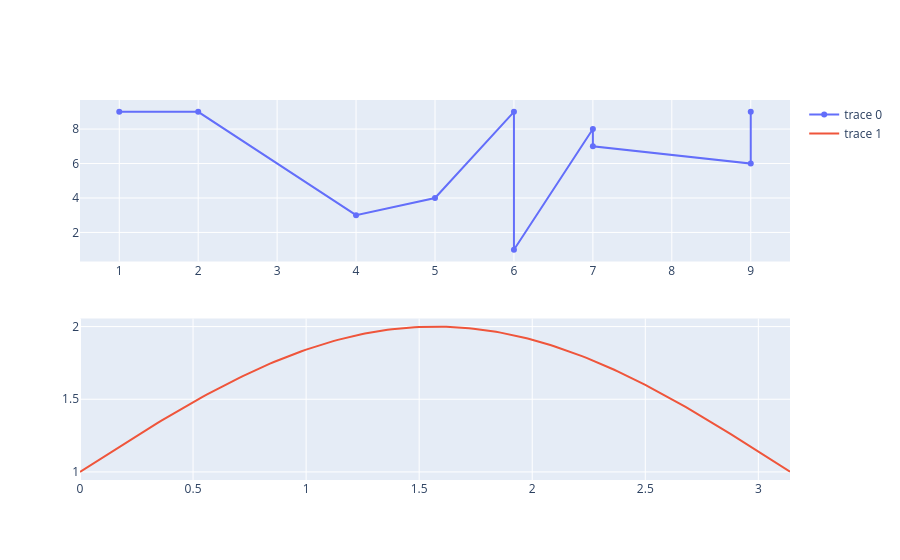

This figure's notebook cell:
### Code cell
#在多个字画布中画图形：
from plotly.subplots import make_subplots
fig = make_subplots(rows=2, cols=1)
arr = np.column_stack((np.random.randint(1,10,10),np.random.randint(1,10,10) ))
arr = arr[np.argsort(arr[:,0])]

fig.add_trace(go.Scatter(x=arr[:,0] ,y=arr[:,1] ),row=1,col=1)
x = np.arange(0,np.pi,0.02)
y = np.sin(x)+1
fig.add_trace(go.Scatter(x=x,y=y),row=2,col=1)

### Figure 1 — Plotly figure (JSON) as saved in the notebook; plotly's stock layout.template omitted (floating-point values rounded to 4 significant figures; data arrays with more than 128 entries replaced by an {"elided": "..."} marker saying what was removed)
{"data": [{"type": "scatter", "x": [1, 2, 4, 5, 6, 6, 7, 7, 9, 9], "xaxis": "x", "y": [9, 9, 3, 4, 9, 1, 8, 7, 6, 9], "yaxis": "y"}, {"type": "scatter", "x": {"elided": "158 float values"}, "xaxis": "x2", "y": {"elided": "158 float values"}, "yaxis": "y2"}], "layout": {"xaxis": {"anchor": "y", "domain": [0, 1]}, "xaxis2": {"anchor": "y2", "domain": [0, 1]}, "yaxis": {"anchor": "x", "domain": [0.575, 1]}, "yaxis2": {"anchor": "x2", "domain": [0, 0.425]}}}
